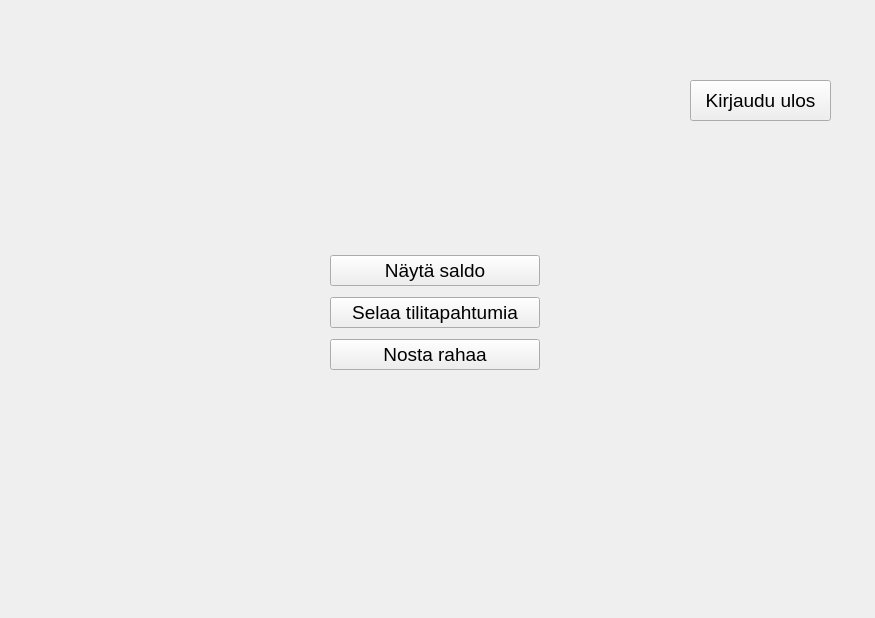
<?xml version="1.0" encoding="UTF-8"?>
<ui version="4.0">
 <class>accountview</class>
 <widget class="QWidget" name="accountview">
  <property name="geometry">
   <rect>
    <x>0</x>
    <y>0</y>
    <width>875</width>
    <height>618</height>
   </rect>
  </property>
  <property name="windowTitle">
   <string>Form</string>
  </property>
  <widget class="QPushButton" name="btnLogout">
   <property name="geometry">
    <rect>
     <x>690</x>
     <y>80</y>
     <width>141</width>
     <height>41</height>
    </rect>
   </property>
   <property name="font">
    <font>
     <pointsize>14</pointsize>
    </font>
   </property>
   <property name="text">
    <string>Kirjaudu ulos</string>
   </property>
  </widget>
  <widget class="QWidget" name="layoutWidget">
   <property name="geometry">
    <rect>
     <x>330</x>
     <y>250</y>
     <width>210</width>
     <height>127</height>
    </rect>
   </property>
   <layout class="QVBoxLayout" name="verticalLayout">
    <item>
     <widget class="QPushButton" name="btnGetBalance">
      <property name="font">
       <font>
        <pointsize>14</pointsize>
       </font>
      </property>
      <property name="text">
       <string>Näytä saldo</string>
      </property>
     </widget>
    </item>
    <item>
     <widget class="QPushButton" name="btnGetActions">
      <property name="font">
       <font>
        <pointsize>14</pointsize>
       </font>
      </property>
      <property name="text">
       <string>Selaa tilitapahtumia</string>
      </property>
     </widget>
    </item>
    <item>
     <widget class="QPushButton" name="btnWithdraw">
      <property name="font">
       <font>
        <pointsize>14</pointsize>
       </font>
      </property>
      <property name="text">
       <string>Nosta rahaa</string>
      </property>
     </widget>
    </item>
   </layout>
  </widget>
  <widget class="QLabel" name="labelWelcome">
   <property name="geometry">
    <rect>
     <x>10</x>
     <y>170</y>
     <width>861</width>
     <height>41</height>
    </rect>
   </property>
   <property name="font">
    <font>
     <pointsize>16</pointsize>
    </font>
   </property>
   <property name="text">
    <string/>
   </property>
   <property name="alignment">
    <set>Qt::AlignCenter</set>
   </property>
  </widget>
 </widget>
 <resources/>
 <connections/>
</ui>
